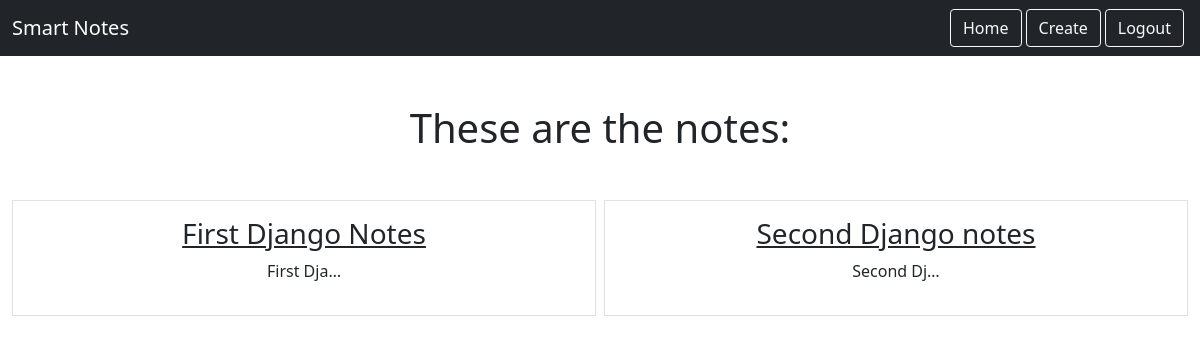
Page /smart/notes (signed in) on the earlier database version.
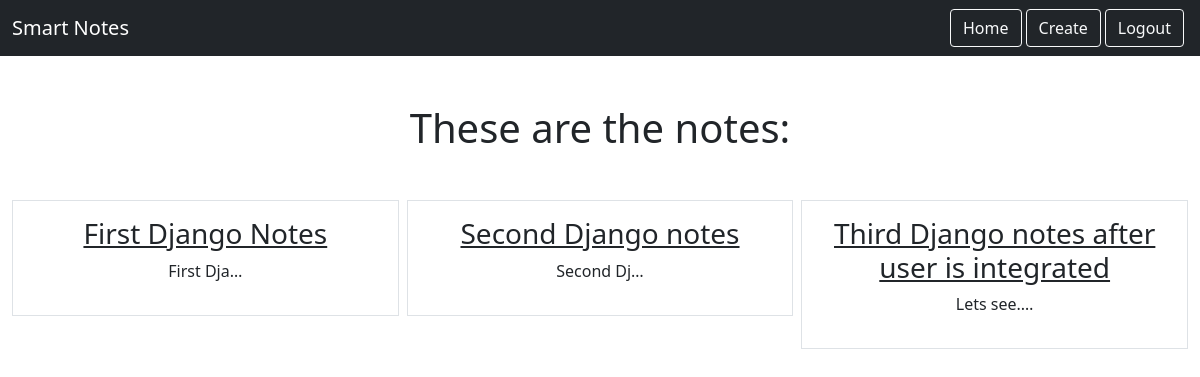
Same page on the later database version.
### notes/models.py (models this page shows)
class Notes(models.Model):
    title = models.CharField(max_length=200)
    text = models.TextField()
    created = models.DateTimeField(auto_now_add=True)
    user = models.ForeignKey(User, on_delete=models.CASCADE, related_name="notes")

### notes/views.py (the view)
# urls.py: path('notes', views.NoteListView.as_view(), name="notes.list"),
class NoteListView(LoginRequiredMixin, ListView):
    model = Notes
    context_object_name = "notes"
    template_name = "notes/notes_list.html"
    login_url = "/login"
    def get_queryset(self):
        return self.request.user.notes.all()  #to get only the selected user notes. Reference: http://ccbv.co.uk/projects/Django/4.0/django.views.generic.list/ListView/

### notes/templates/notes/notes_list.html
{% extends "base.html" %}
{% block content %}
<h1 class="my-5">These are the notes:</h1>
<div class="row row-cols3 g-2">
    {% for note in notes %}
    <div class="col">
        <div class="p-3 border">
            <a href="{% url 'notes.detail' pk=note.id  %}" class="text-dark text-decoration-non">
                <h3>{{note.title}}</h3>
            </a>
            <p>{{note.text | truncatechars:10 }}</p>
        </div>
    </div>
    {% endfor %}
</div>
{% endblock %}

### static/templates/base.html (shortened to what this page needs)
{% load static %}
<html>
<head>
    <link rel="stylesheet" href="{% static 'css/style.css' %}">
    <link href="https://cdn.jsdelivr.net/npm/bootstrap@5.0.2/dist/css/bootstrap.min.css" rel="stylesheet"
>
</head>
<body>
    <nav class="navbar navbar-expand-lg navbar-dark bg-dark">
        <div class="container-fluid">
            <a class="navbar-brand" href="{% url 'home' %}">Smart Notes</a>
            <div class="collapse navbar-collapse" id="navbarSupportedContent">
                <ul class="navbar-nav ms-auto mb-2 mb-lg-0">
                    {% if user.is_authenticated %}
                    <li class="nav-item">
                        <a class="btn btn-outline-light me-1" href="{% url 'notes.list' %}">Home</a>
                    </li>
                    <li class="nav-item">
                        <a class="btn btn-outline-light me-1" href="{% url 'notes.new' %}">Create</a>
                    </li>
                    <li class="nav-item">
                        <a class="btn btn-outline-light me-1" href="{% url 'logout' %}">Logout</a>
                    </li>
                    {% endif %}
                </ul>
            </div>
        </div>
    </nav>
    <div class="container-fluid my-5 text-center">
        {% block content %}
        {% endblock %}
    </div>
</body>
</html>

Differences in the rows shown:
added Notes: title "Third Django notes after user is integrated", text "Lets see.…"
